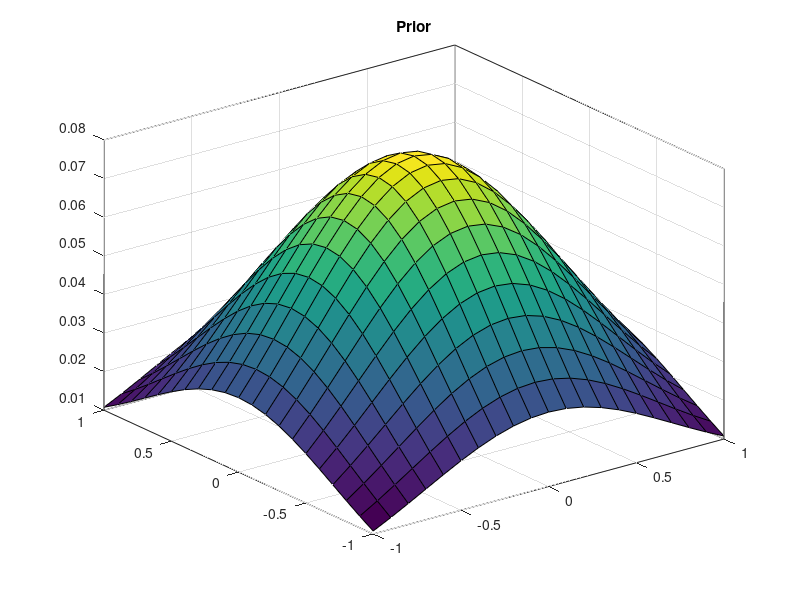
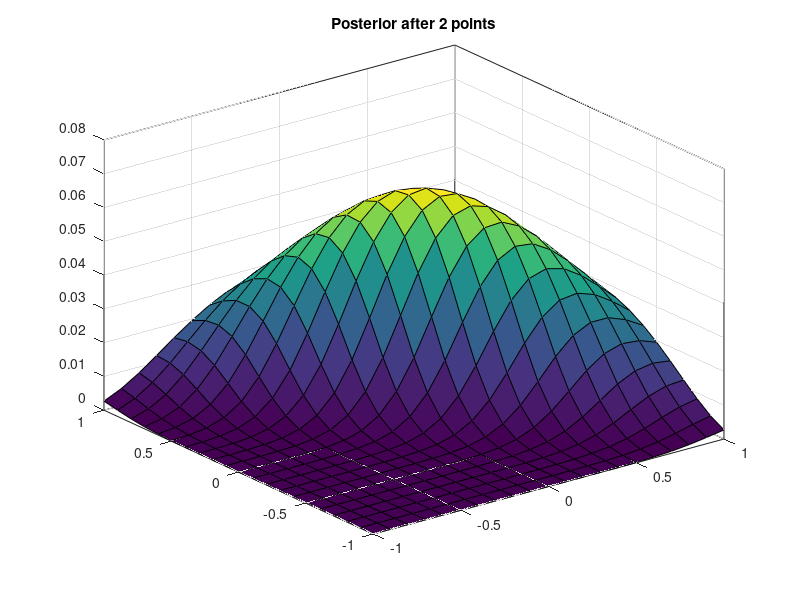
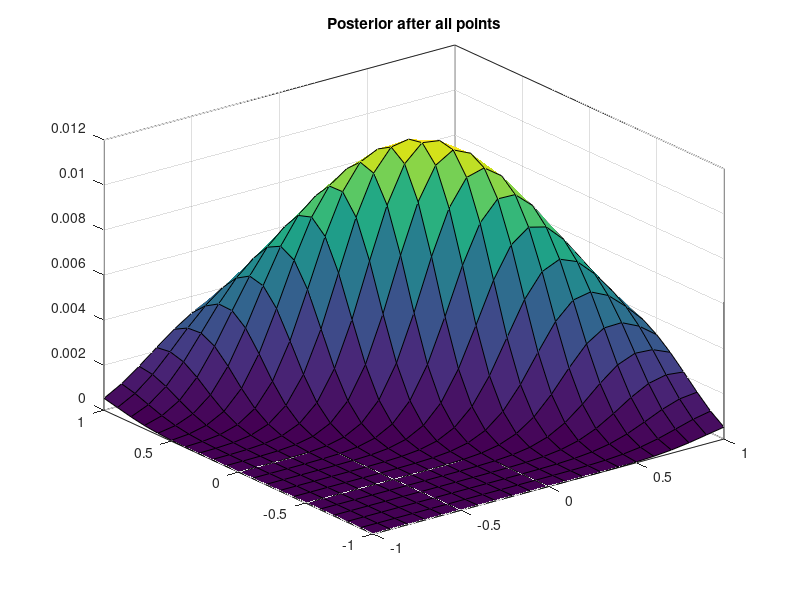

These figures' MATLAB source, in order:
clear all
close all

a=1;
b=1;
s=0.1;
w1=(-a:s:b)';
w2=(-a:s:b)';

X2=[-5 -5; 5 5];
X4=[-5 -5; 5 5; 0 1; -1 0];
T2=[0 ; 1];
T4=[0 ; 1; 0; 1];

%**********************************
% using just the first 2 data points

figure
% subplot(3,1,1);
% make prior
for i=1:length(w1)
    for j=1:length(w2)
        w=[w1(i) w2(j)];
        prior(i,j)=(1/(2*pi))*exp(-norm(w)^2)/2;
    end
end

surf(w1,w2,prior)
grid on
box on
title('Prior')

% make posteriors
n=size(X2,1);
posterior = prior;
for k=1:n
    x=X2(k,:);
    for i=1:length(w1)
        for j=1:length(w2)
            w=[w1(i) w2(j)];
            y=1/(1+exp(-w*x'));
            likelihood=y^T2(k)*(1-y)^(1-T2(k));
            posterior(i,j)=likelihood*posterior(i,j);
        end
    end
end

figure
% subplot(3,1,2);
surf(w1,w2,posterior)
grid on
box on
title('Posterior after 2 points')

%************************
% using all 4 data points
% make prior again
for i=1:length(w1)
    for j=1:length(w2)
        w=[w1(i) w2(j)];
        prior(i,j)=(1/(2*pi))*exp(-norm(w)^2)/2;
    end
end

% make posteriors
n=size(X4,1);
posterior = prior;
for k=1:n
    x=X4(k,:);
    for i=1:length(w1)
        for j=1:length(w2)
            w=[w1(i) w2(j)];
            y=1/(1+exp(-w*x'));
            likelihood=y^T4(k)*(1-y)^(1-T4(k));
            posterior(i,j)=likelihood*posterior(i,j);
        end
    end
end
figure

% subplot(3,1,3);
surf(w1,w2,posterior)
grid on
box on
title('Posterior after all points')